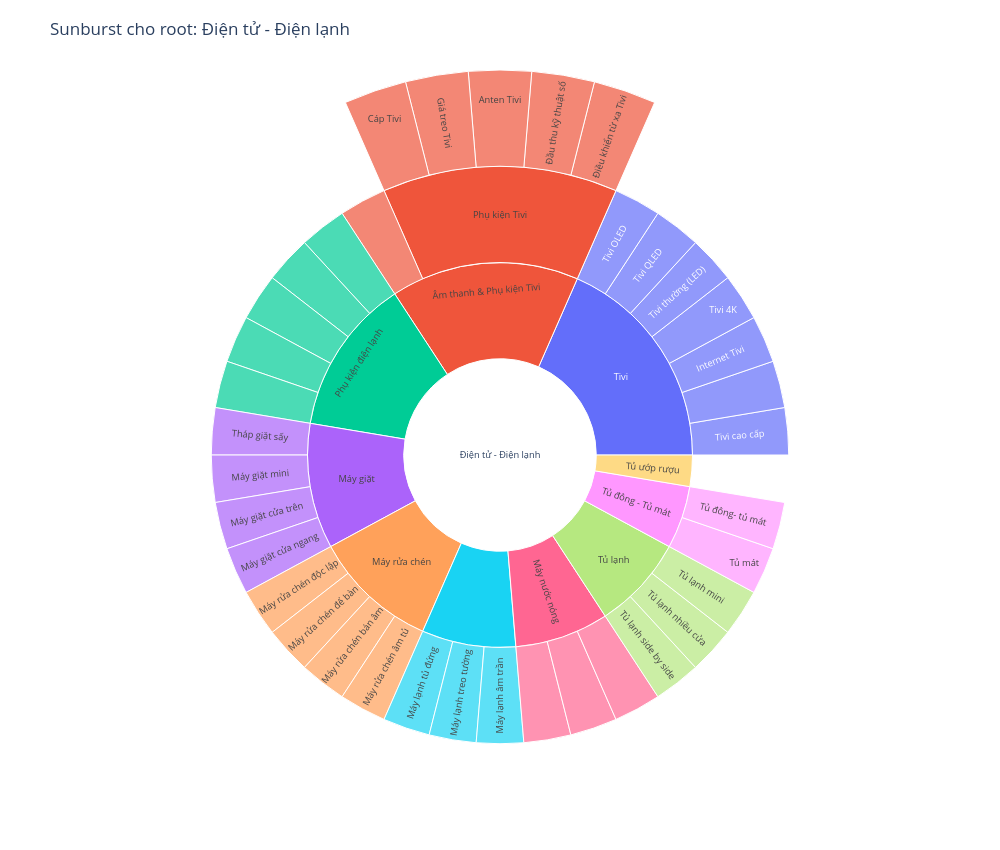

Source (notebook cell):
### Markdown cell above
#### Một cách trực quan hơn các nhóm category

### Code cell
if "df_category" in globals():
    categories_sunburst = df_category.copy()
else:
    categories_sunburst = pd.read_csv(Path("../data/categories.csv"))

required_cols = {"category_id", "category_name", "parent_category"}
missing_cols = required_cols - set(categories_sunburst.columns)
if missing_cols:
    raise ValueError(f"Thiếu cột bắt buộc: {missing_cols}")

if "source_category" not in categories_sunburst.columns:
    categories_sunburst["source_category"] = ""

sunburst_df = categories_sunburst[["category_id", "category_name", "parent_category", "source_category"]].copy()
sunburst_df["category_id"] = sunburst_df["category_id"].astype(str).str.strip()
sunburst_df["category_name"] = sunburst_df["category_name"].astype(str).str.strip()
sunburst_df["parent_category"] = sunburst_df["parent_category"].fillna("").astype(str).str.strip()
sunburst_df["source_category"] = sunburst_df["source_category"].fillna("").astype(str).str.strip()

# 5 root cần focus
roots_to_focus = [
    "Laptop - May vi tinh - Linh kien",
    "Dien thoai - May tinh bang",
    "Thiet bi so - Phu kien so",
    "Dien gia dung",
    "Dien tu - Dien lanh",
]

def normalize_text(s: str) -> str:
    s = str(s).strip().lower()
    s = s.replace("đ", "d")
    s = unicodedata.normalize("NFD", s)
    s = "".join(ch for ch in s if unicodedata.category(ch) != "Mn")
    return " ".join(s.split())

# Tạo key để map parent -> child theo ID, tránh lỗi trùng category_name
sunburst_df["name_key"] = sunburst_df["category_name"].apply(normalize_text)
sunburst_df["source_key"] = sunburst_df["source_category"].apply(normalize_text)
sunburst_df["node_id"] = sunburst_df["category_id"]

name_source_to_ids = defaultdict(list)
name_to_ids = defaultdict(list)
for _, row in sunburst_df.iterrows():
    name_source_to_ids[(row["source_key"], row["name_key"])].append(row["node_id"])
    name_to_ids[row["name_key"]].append(row["node_id"])

def resolve_parent_id(row):
    parent_name = row["parent_category"]
    if parent_name == "":
        return ""

    parent_key = normalize_text(parent_name)
    source_key = row["source_key"]

    candidates = list(dict.fromkeys(name_source_to_ids.get((source_key, parent_key), [])))
    if len(candidates) == 1:
        return candidates[0]

    candidates = list(dict.fromkeys(name_to_ids.get(parent_key, [])))
    if len(candidates) == 1:
        return candidates[0]

    return candidates[0] if len(candidates) > 0 else ""

sunburst_df["parent_id"] = sunburst_df.apply(resolve_parent_id, axis=1)

# Build cây parent_id -> child_id
children_map = defaultdict(list)
for _, row in sunburst_df.iterrows():
    parent_id = row["parent_id"]
    if parent_id != "":
        children_map[parent_id].append(row["node_id"])

def get_all_descendants(root_id: str):
    keep = set()
    stack = [root_id]
    while stack:
        cur = stack.pop()
        if cur in keep:
            continue
        keep.add(cur)
        stack.extend(children_map.get(cur, []))
    return keep

for root in roots_to_focus:
    root_key = normalize_text(root)
    root_candidates = list(dict.fromkeys(name_to_ids.get(root_key, [])))

    if len(root_candidates) == 0:
        print(f"Không tìm thấy root trong categories: {root}")
        continue

    top_level_candidates = [
        rid for rid in root_candidates
        if sunburst_df.loc[sunburst_df["node_id"] == rid, "parent_id"].iloc[0] == ""
    ]
    root_id = top_level_candidates[0] if top_level_candidates else root_candidates[0]

    keep_ids = get_all_descendants(root_id)

    df_root = sunburst_df[sunburst_df["node_id"].isin(keep_ids)].copy()
    df_root = df_root[["node_id", "category_name", "parent_id"]].drop_duplicates(subset=["node_id"])

    # đảm bảo root là nút gốc trong chart này
    df_root.loc[df_root["node_id"] == root_id, "parent_id"] = ""

    real_root = df_root.loc[df_root["node_id"] == root_id, "category_name"].iloc[0]

    fig = px.sunburst(
        df_root,
        ids="node_id",
        names="category_name",
        parents="parent_id",
        title=f"Sunburst cho root: {real_root}",
    )
    
    fig.update_layout(
        height=850,
        width=1000,
        margin=dict(t=70, l=10, r=10, b=10),
        uniformtext=dict(minsize=9, mode="hide"),
    )

fig.show()

### Figure 1 — Plotly figure (JSON) as saved in the notebook; plotly's stock layout.template omitted (floating-point values rounded to 4 significant figures)
{"data": [{"domain": {"x": [0, 1], "y": [0, 1]}, "hovertemplate": "category_name=%{label}<br>parent_id=%{parent}<br>node_id=%{id}<extra></extra>", "ids": ["4221", "5015", "12900", "4239", "11524", "6280", "4236", "8950", "7603", "3862", "67238", "67239", "67240", "67241", "26568", "7074", "7082", "7083", "26640", "26642", "7084", "26638", "3864", "67219", "67220", "67223", "67224", "3865", "67235", "67236", "67237", "3866", "67227", "67228", "67229", "2328", "67189", "67190", "67194", "3868", "67198", "67199", "3869", "8074", "28884", "28886", "28888", "28890", "28892"], "labels": ["Điện tử - Điện lạnh", "Tivi", "Tivi cao cấp", "Smart Tivi - Android Tivi", "Internet Tivi", "Tivi 4K", "Tivi thường (LED)", "Tivi QLED", "Tivi OLED", "Máy giặt", "Tháp giặt sấy", "Máy giặt mini", "Máy giặt cửa trên", "Máy giặt cửa ngang", "Âm thanh & Phụ kiện Tivi", "Android TV Box, Smart Box", "Phụ kiện Tivi", "Điều khiển từ xa Tivi", "Đầu thu kỹ thuật số", "Anten Tivi", "Giá treo Tivi", "Cáp Tivi", "Máy rửa chén", "Máy rửa chén độc lập", "Máy rửa chén để bàn", "Máy rửa chén bán âm", "Máy rửa chén âm tủ", "Máy lạnh - Máy điều hòa", "Máy lạnh tủ đứng", "Máy lạnh treo tường", "Máy lạnh âm trần", "Máy nước nóng", "Máy nước nóng trực tiếp", "Máy nước nóng năng lượng mặt trời", "Máy nước nóng gián tiếp", "Tủ lạnh", "Tủ lạnh side by side", "Tủ lạnh nhiều cửa", "Tủ lạnh mini", "Tủ đông - Tủ mát", "Tủ mát", "Tủ đông- tủ mát", "Tủ ướp rượu", "Phụ kiện điện lạnh", "Phụ kiện, linh kiện tủ lạnh", "Phụ kiện, linh kiện máy lạnh", "Phụ kiện, linh kiện máy nước nóng", "Phụ kiện, linh kiện máy giặt", "Phụ kiện, linh kiện điện lạnh khác"], "name": "", "parents": ["", "4221", "5015", "5015", "5015", "5015", "5015", "5015", "5015", "4221", "3862", "3862", "3862", "3862", "4221", "26568", "26568", "7082", "7082", "7082", "7082", "7082", "4221", "3864", "3864", "3864", "3864", "4221", "3865", "3865", "3865", "4221", "3866", "3866", "3866", "4221", "2328", "2328", "2328", "4221", "3868", "3868", "4221", "4221", "8074", "8074", "8074", "8074", "8074"], "type": "sunburst"}], "layout": {"height": 850, "legend": {"tracegroupgap": 0}, "margin": {"b": 10, "l": 10, "r": 10, "t": 70}, "title": {"text": "Sunburst cho root: Điện tử - Điện lạnh"}, "uniformtext": {"minsize": 9, "mode": "hide"}, "width": 1000}}
